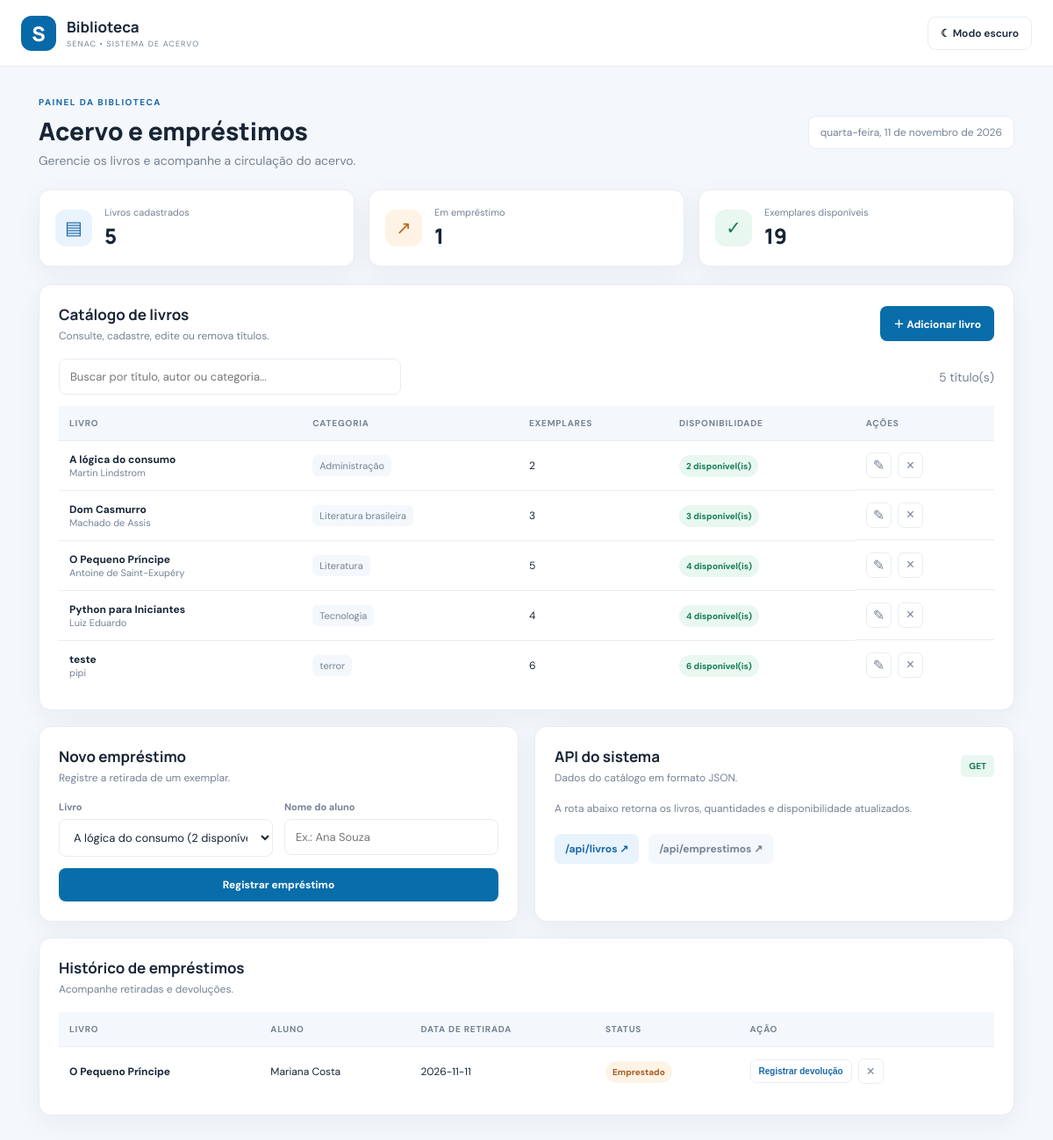
The page / on the database its author committed.
### tables this page shows
CREATE TABLE livros (
        id INTEGER PRIMARY KEY AUTOINCREMENT,
        titulo TEXT NOT NULL,
        autor TEXT NOT NULL,
        categoria TEXT NOT NULL DEFAULT 'Geral',
        isbn TEXT UNIQUE,
        exemplares INTEGER NOT NULL DEFAULT 1 CHECK(exemplares >= 0)
    );

CREATE TABLE emprestimos (
        id INTEGER PRIMARY KEY AUTOINCREMENT,
        livro_id INTEGER NOT NULL,
        aluno TEXT NOT NULL,
        data_emprestimo TEXT NOT NULL,
        data_devolucao TEXT,
        status TEXT NOT NULL DEFAULT 'Emprestado'
            CHECK(status IN ('Emprestado', 'Devolvido')),
        FOREIGN KEY (livro_id) REFERENCES livros(id) ON DELETE RESTRICT
    );

### app.py (the view)
@app.route("/")
def index():
    livros = obter_livros()
    with conectar() as con:
        emprestimos = con.execute("""
            SELECT e.*, l.titulo AS livro_titulo
            FROM emprestimos e JOIN livros l ON l.id = e.livro_id
            ORDER BY e.id DESC
        """).fetchall()
        total_livros = con.execute("SELECT COUNT(*) FROM livros").fetchone()[0]
        total_emprestados = con.execute("SELECT COUNT(*) FROM emprestimos WHERE status='Emprestado'").fetchone()[0]
    return render_template("index.html", livros=livros, emprestimos=emprestimos,
                           total_livros=total_livros, total_emprestados=total_emprestados)

### app.py (called while the page is built)
def conectar():
    con = sqlite3.connect(DB_PATH)
    con.row_factory = sqlite3.Row
    con.execute("PRAGMA foreign_keys = ON")
    return con

def obter_livros():
    with conectar() as con:
        return con.execute("""
            SELECT l.*,
                   l.exemplares - COUNT(CASE WHEN e.status = 'Emprestado' THEN 1 END) AS disponiveis,
                   COUNT(CASE WHEN e.status = 'Emprestado' THEN 1 END) AS emprestados
            FROM livros l
            LEFT JOIN emprestimos e ON e.livro_id = l.id
            GROUP BY l.id
            ORDER BY l.titulo COLLATE NOCASE
        """).fetchall()

### templates/index.html (shortened to what this page needs)
<!DOCTYPE html>
<html lang="pt-BR">
<head>
  <link rel="stylesheet" href="{{ url_for('static', filename='style.css') }}">
</head>
<body>
<header class="topbar">
  <a class="brand" href="/"><span class="brand-mark">S</span><span><b>Biblioteca</b><small>SENAC • SISTEMA DE ACERVO</small></span></a>
  <button class="theme-toggle" id="themeToggle" type="button">☾ <span>Modo escuro</span></button>
</header>
<main class="container">
  <section class="welcome">
    <div><p class="eyebrow">PAINEL DA BIBLIOTECA</p><h1>Acervo e empréstimos</h1><p class="muted">Gerencie os livros e acompanhe a circulação do acervo.</p></div>
    <span class="today" id="today"></span>
  </section>
  <section class="stats">
    <article class="stat-card"><span class="stat-icon blue">▤</span><div><small>Livros cadastrados</small><strong>{{ total_livros }}</strong></div></article>
    <article class="stat-card"><span class="stat-icon orange">↗</span><div><small>Em empréstimo</small><strong>{{ total_emprestados }}</strong></div></article>
    <article class="stat-card"><span class="stat-icon green">✓</span><div><small>Exemplares disponíveis</small><strong>{{ livros|sum(attribute='disponiveis') }}</strong></div></article>
  </section>
  <section class="panel">
    <div class="section-heading"><div><h2>Catálogo de livros</h2><p class="muted">Consulte, cadastre, edite ou remova títulos.</p></div><button class="primary" onclick="abrirModal('modalLivro')">＋ Adicionar livro</button></div>
    <div class="toolbar"><input id="search" type="search" placeholder="Buscar por título, autor ou categoria..."><span class="muted">{{ livros|length }} título(s)</span></div>
    <div class="table-wrap"><table><thead><tr><th>Livro</th><th>Categoria</th><th>Exemplares</th><th>Disponibilidade</th><th>Ações</th></tr></thead>
      <tbody id="bookRows">
      {% for livro in livros %}
      <tr data-search="{{ (livro.titulo ~ ' ' ~ livro.autor ~ ' ' ~ livro.categoria)|lower }}">
        <td><div class="book-title">{{ livro.titulo }}</div><small class="muted">{{ livro.autor }}</small></td>
        <td><span class="category">{{ livro.categoria }}</span></td>
        <td>{{ livro.exemplares }}</td>
        <td>{% if livro.disponiveis > 0 %}<span class="status available">{{ livro.disponiveis }} disponível(is)</span>{% else %}<span class="status unavailable">Indisponível</span>{% endif %}</td>
        <td class="actions">
          <button class="icon-btn" title="Editar" onclick='editarLivro({{ dict(livro)|tojson }})'>✎</button>
          <form method="post" action="{{ url_for('remover_livro', livro_id=livro.id) }}" onsubmit="return confirm('Remover este livro?')"><button class="icon-btn danger" title="Remover">×</button></form>
        </td>
      </tr>
      {% else %}<tr><td colspan="5" class="empty">Nenhum livro cadastrado.</td></tr>{% endfor %}
      </tbody>
    </table></div>
  </section>
  <section class="two-columns">
    <section class="panel">
      <div class="section-heading"><div><h2>Novo empréstimo</h2><p class="muted">Registre a retirada de um exemplar.</p></div></div>
      <form class="form-grid" method="post" action="{{ url_for('adicionar_emprestimo') }}">
        <label>Livro<select name="livro_id" required>{% for livro in livros if livro.disponiveis > 0 %}<option value="{{ livro.id }}">{{ livro.titulo }} ({{ livro.disponiveis }} disponível(is))</option>{% endfor %}</select></label>
        <label>Nome do aluno<input name="aluno" placeholder="Ex.: Ana Souza" required></label>
        <button class="primary full" type="submit" {% if not (livros|selectattr('disponiveis', 'gt', 0)|list) %}disabled{% endif %}>Registrar empréstimo</button>
      </form>
    </section>
    <section class="panel">
      <div class="section-heading"><div><h2>API do sistema</h2><p class="muted">Dados do catálogo em formato JSON.</p></div><span class="api-badge">GET</span></div>
      <p class="api-description">A rota abaixo retorna os livros, quantidades e disponibilidade atualizados.</p>
      <a class="api-link" href="/api/livros" target="_blank">/api/livros ↗</a>
      <a class="api-link secondary-link" href="/api/emprestimos" target="_blank">/api/emprestimos ↗</a>
    </section>
  </section>
  <section class="panel">
    <div class="section-heading"><div><h2>Histórico de empréstimos</h2><p class="muted">Acompanhe retiradas e devoluções.</p></div></div>
    <div class="table-wrap"><table><thead><tr><th>Livro</th><th>Aluno</th><th>Data de retirada</th><th>Status</th><th>Ação</th></tr></thead><tbody>
      {% for e in emprestimos %}
      <tr><td class="book-title">{{ e.livro_titulo }}</td><td>{{ e.aluno }}</td><td>{{ e.data_emprestimo }}</td>
      <td>{% if e.status == 'Emprestado' %}<span class="status unavailable">Emprestado</span>{% else %}<span class="status available">Devolvido</span>{% endif %}</td>
      <td class="actions">
        {% if e.status == 'Emprestado' %}<form method="post" action="{{ url_for('devolver_emprestimo', emprestimo_id=e.id) }}"><button class="small-btn">Registrar devolução</button></form>{% endif %}
        <form method="post" action="{{ url_for('remover_emprestimo', emprestimo_id=e.id) }}" onsubmit="return confirm('Excluir este registro do histórico?')"><button class="icon-btn danger" title="Excluir registro">×</button></form>
      </td></tr>
      {% else %}<tr><td colspan="5" class="empty">Ainda não há empréstimos.</td></tr>{% endfor %}
    </tbody></table></div>
  </section>
</main>
</body></html>

### rows shown on the page
livros: titulo "A lógica do consumo", autor "Martin Lindstrom", categoria "Administração", exemplares "2", disponiveis "2"
livros: titulo "Dom Casmurro", autor "Machado de Assis", categoria "Literatura brasileira", exemplares "3", disponiveis "3"
livros: titulo "O Pequeno Príncipe", autor "Antoine de Saint-Exupéry", categoria "Literatura", exemplares "5", disponiveis "4"
livros: titulo "Python para Iniciantes", autor "Luiz Eduardo", categoria "Tecnologia", exemplares "4", disponiveis "4"
livros: titulo "teste", autor "pipi", categoria "terror", exemplares "6", disponiveis "6"
emprestimos: livro_titulo "O Pequeno Príncipe", aluno "Mariana Costa", data_emprestimo "2026-11-11", status "Emprestado"

### other values the page prints
{{ total_livros }} "5"
{{ total_emprestados }} "1"
{{ livros|sum(attribute='disponiveis') }} "19"
{{ livros|length }} "5"
form field livro_id "A lógica do consumo (2 disponível(is))"
